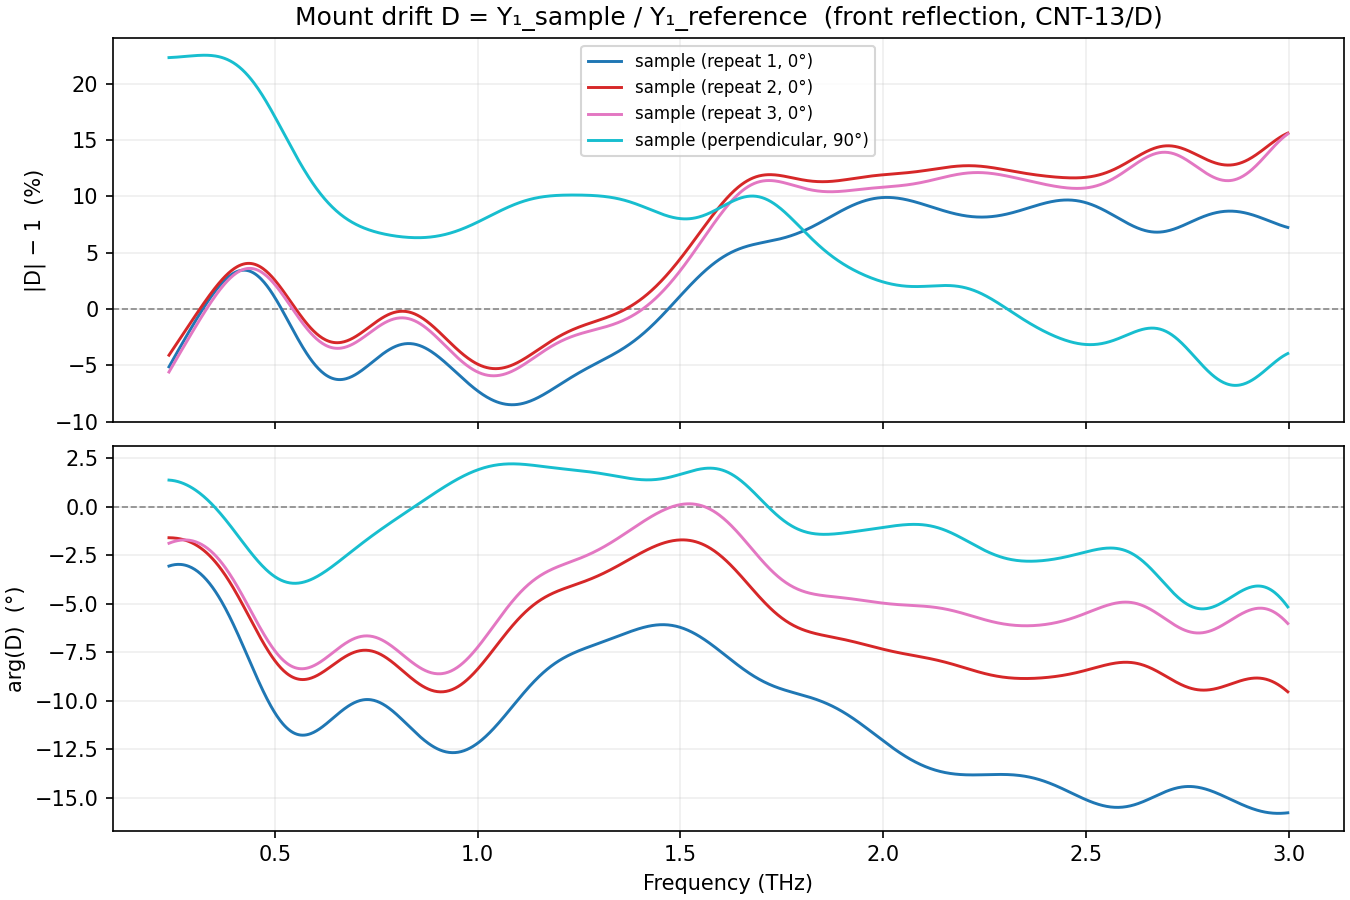

Write the Python code that produced this figure.
"""Figure B: The measured drift D = Y1_sample / Y1_reference.

Since the front reflection never touches the sample, D ≡ 1 with no drift.
Any deviation is pure mount-to-mount alignment drift — the very quantity that
self-referencing cancels. This figure plots |D|−1 (%) and arg(D) from the real
CNT-13/D first-reflection measurements.

Run:
    .venv/Scripts/python.exe reports/group_meeting_window_selfref/fig_drift_structure.py
"""

from __future__ import annotations

import os
import sys

import numpy as np
import matplotlib

matplotlib.use("Agg")
import matplotlib.pyplot as plt

REPO_ROOT = os.path.dirname(os.path.dirname(os.path.dirname(os.path.abspath(__file__))))
sys.path.insert(0, REPO_ROOT)

from dataset_core.io.loaders.acc_loader import ACCLoader
from dataset_core.adapters import thz_adapter as thz

OUTPUT_DIR = os.path.dirname(os.path.abspath(__file__))
FIRST_REFLECTION_DIR = (
    r"C:\Users\Samuel\Data\THz\Sam\Analysis\CNT-13\D\segmented\first_reflection"
)

REFERENCE_FILENAME = "reference_a-45.acc"
SAMPLE_LABELS = {
    "sample_a-45.acc": "sample (repeat 1, 0°)",
    "sample_a-45_1.acc": "sample (repeat 2, 0°)",
    "sample_a-45_2.acc": "sample (repeat 3, 0°)",
    "sample_a-45_p_5_0.05.acc": "sample (perpendicular, 90°)",
}

FFT_LENGTH = 8192
PLOT_BAND_THZ = (0.2, 3.0)
# Show the SNR-trusted portion: mask based on reference dynamic range
SNR_FLOOR_DB = -15.0


def _load_acc_averaged(filepath: str) -> tuple[np.ndarray, np.ndarray]:
    """Return (time_s, amplitude) for the averaged trace from a .acc file."""
    averaged = np.asarray(ACCLoader(filepath).load().data, dtype=float)
    return averaged[:, 0], averaged[:, 1]


def main() -> None:
    ref_path = os.path.join(FIRST_REFLECTION_DIR, REFERENCE_FILENAME)
    if not os.path.isfile(ref_path):
        print(f"ERROR: reference file not found: {ref_path}")
        return

    time_ref_s, amp_ref = _load_acc_averaged(ref_path)
    freq_hz, Y_ref = thz._absolute_time_spectrum(time_ref_s, amp_ref, FFT_LENGTH)
    f_thz = freq_hz * 1e-12

    ref_peak_db = np.max(20 * np.log10(np.abs(Y_ref) + 1e-30))
    ref_power_db = 20 * np.log10(np.abs(Y_ref) + 1e-30) - ref_peak_db
    snr_mask = (ref_power_db >= SNR_FLOOR_DB) & (f_thz >= PLOT_BAND_THZ[0]) & (f_thz <= PLOT_BAND_THZ[1])

    fig, (ax_amp, ax_phase) = plt.subplots(
        2, 1, figsize=(9, 6), sharex=True, layout="constrained"
    )
    colors = plt.cm.tab10(np.linspace(0, 1, len(SAMPLE_LABELS)))

    print("Drift D = Y1_sample / Y1_reference")
    print(f"  {'Label':<35} | |D|-1 rms (%)  | phase rms (°)")
    print(f"  {'-'*35}-+-{'-'*14}-+-{'-'*14}")

    for color, (samp_filename, label) in zip(colors, SAMPLE_LABELS.items()):
        samp_path = os.path.join(FIRST_REFLECTION_DIR, samp_filename)
        if not os.path.isfile(samp_path):
            print(f"  Skipping {samp_filename} (not found)")
            continue

        time_samp_s, amp_samp = _load_acc_averaged(samp_path)
        _, Y_samp = thz._absolute_time_spectrum(time_samp_s, amp_samp, FFT_LENGTH)

        with np.errstate(divide="ignore", invalid="ignore"):
            D = Y_samp / Y_ref

        D_mag_pct = (np.abs(D) - 1.0) * 100.0
        D_phase_deg = np.degrees(np.unwrap(np.angle(D)))

        ax_amp.plot(f_thz[snr_mask], D_mag_pct[snr_mask], color=color, lw=1.4, label=label)
        ax_phase.plot(f_thz[snr_mask], D_phase_deg[snr_mask], color=color, lw=1.4)

        amp_rms = float(np.sqrt(np.mean(D_mag_pct[snr_mask] ** 2)))
        phase_rms = float(np.sqrt(np.mean(D_phase_deg[snr_mask] ** 2)))
        print(f"  {label:<35} | {amp_rms:>12.1f}% | {phase_rms:>12.1f}°")

    ax_amp.axhline(0, color="0.5", lw=0.8, ls="--", zorder=0)
    ax_amp.set_ylabel("|D| − 1  (%)")
    ax_amp.set_title(
        "Mount drift D = Y₁_sample / Y₁_reference  (front reflection, CNT-13/D)"
    )
    ax_amp.legend(fontsize=8)
    ax_amp.grid(True, which="both", alpha=0.2)

    ax_phase.axhline(0, color="0.5", lw=0.8, ls="--", zorder=0)
    ax_phase.set_ylabel("arg(D)  (°)")
    ax_phase.set_xlabel("Frequency (THz)")
    ax_phase.grid(True, which="both", alpha=0.2)

    out_path = os.path.join(OUTPUT_DIR, "fig_drift_structure.png")
    fig.savefig(out_path, dpi=150)
    print(f"\nWrote {out_path}")


if __name__ == "__main__":
    main()
